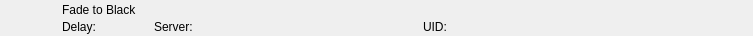
<?xml version="1.0" encoding="UTF-8"?>
<ui version="4.0">
 <class>RundownAtemFadeToBlackWidget</class>
 <widget class="QWidget" name="RundownAtemFadeToBlackWidget">
  <property name="geometry">
   <rect>
    <x>0</x>
    <y>0</y>
    <width>753</width>
    <height>36</height>
   </rect>
  </property>
  <layout class="QHBoxLayout" name="horizontalLayout">
   <property name="spacing">
    <number>0</number>
   </property>
   <property name="leftMargin">
    <number>0</number>
   </property>
   <property name="topMargin">
    <number>0</number>
   </property>
   <property name="rightMargin">
    <number>0</number>
   </property>
   <property name="bottomMargin">
    <number>0</number>
   </property>
   <item>
    <widget class="QFrame" name="frameItem">
     <property name="sizePolicy">
      <sizepolicy hsizetype="Preferred" vsizetype="Fixed">
       <horstretch>0</horstretch>
       <verstretch>0</verstretch>
      </sizepolicy>
     </property>
     <property name="minimumSize">
      <size>
       <width>0</width>
       <height>36</height>
      </size>
     </property>
     <widget class="QLabel" name="labelIcon">
      <property name="geometry">
       <rect>
        <x>22</x>
        <y>2</y>
        <width>32</width>
        <height>32</height>
       </rect>
      </property>
      <property name="text">
       <string/>
      </property>
      <property name="pixmap">
       <pixmap resource="../../Widgets.qrc">:/Graphics/Images/Atem/FadeToBlack.png</pixmap>
      </property>
      <property name="scaledContents">
       <bool>true</bool>
      </property>
     </widget>
     <widget class="QLabel" name="labelLabel">
      <property name="geometry">
       <rect>
        <x>62</x>
        <y>2</y>
        <width>561</width>
        <height>16</height>
       </rect>
      </property>
      <property name="text">
       <string>Fade to Black</string>
      </property>
     </widget>
     <widget class="QLabel" name="labelColor">
      <property name="geometry">
       <rect>
        <x>0</x>
        <y>0</y>
        <width>18</width>
        <height>36</height>
       </rect>
      </property>
      <property name="text">
       <string/>
      </property>
     </widget>
     <widget class="QLabel" name="labelGroupColor">
      <property name="geometry">
       <rect>
        <x>0</x>
        <y>0</y>
        <width>6</width>
        <height>36</height>
       </rect>
      </property>
      <property name="text">
       <string/>
      </property>
     </widget>
     <widget class="QLabel" name="labelDevice">
      <property name="geometry">
       <rect>
        <x>154</x>
        <y>19</y>
        <width>260</width>
        <height>16</height>
       </rect>
      </property>
      <property name="text">
       <string>Server:</string>
      </property>
     </widget>
     <widget class="QLabel" name="labelDelay">
      <property name="geometry">
       <rect>
        <x>62</x>
        <y>19</y>
        <width>83</width>
        <height>16</height>
       </rect>
      </property>
      <property name="text">
       <string>Delay:</string>
      </property>
     </widget>
     <widget class="QLabel" name="labelRemoteTriggerId">
      <property name="geometry">
       <rect>
        <x>423</x>
        <y>19</y>
        <width>111</width>
        <height>16</height>
       </rect>
      </property>
      <property name="text">
       <string>UID:</string>
      </property>
     </widget>
    </widget>
   </item>
   <item>
    <widget class="QFrame" name="frameStatus">
     <property name="minimumSize">
      <size>
       <width>77</width>
       <height>0</height>
      </size>
     </property>
     <property name="maximumSize">
      <size>
       <width>77</width>
       <height>16777215</height>
      </size>
     </property>
     <widget class="QLabel" name="labelGpiConnected">
      <property name="geometry">
       <rect>
        <x>1</x>
        <y>2</y>
        <width>32</width>
        <height>32</height>
       </rect>
      </property>
      <property name="minimumSize">
       <size>
        <width>32</width>
        <height>32</height>
       </size>
      </property>
      <property name="maximumSize">
       <size>
        <width>32</width>
        <height>32</height>
       </size>
      </property>
      <property name="lineWidth">
       <number>0</number>
      </property>
      <property name="text">
       <string/>
      </property>
      <property name="pixmap">
       <pixmap resource="../../Widgets.qrc">:/Graphics/Images/GpiConnected.png</pixmap>
      </property>
      <property name="scaledContents">
       <bool>true</bool>
      </property>
     </widget>
     <widget class="QLabel" name="labelDisconnected">
      <property name="geometry">
       <rect>
        <x>32</x>
        <y>2</y>
        <width>32</width>
        <height>32</height>
       </rect>
      </property>
      <property name="minimumSize">
       <size>
        <width>32</width>
        <height>32</height>
       </size>
      </property>
      <property name="maximumSize">
       <size>
        <width>32</width>
        <height>32</height>
       </size>
      </property>
      <property name="text">
       <string/>
      </property>
      <property name="pixmap">
       <pixmap resource="../../Widgets.qrc">:/Graphics/Images/Disconnected.png</pixmap>
      </property>
      <property name="scaledContents">
       <bool>true</bool>
      </property>
     </widget>
     <widget class="QLabel" name="labelActiveColor">
      <property name="geometry">
       <rect>
        <x>69</x>
        <y>0</y>
        <width>8</width>
        <height>36</height>
       </rect>
      </property>
      <property name="minimumSize">
       <size>
        <width>8</width>
        <height>36</height>
       </size>
      </property>
      <property name="maximumSize">
       <size>
        <width>8</width>
        <height>36</height>
       </size>
      </property>
      <property name="text">
       <string/>
      </property>
     </widget>
    </widget>
   </item>
  </layout>
 </widget>
 <resources>
  <include location="../../Widgets.qrc"/>
 </resources>
 <connections/>
 <slots>
  <slot>addToCombo()</slot>
 </slots>
</ui>
